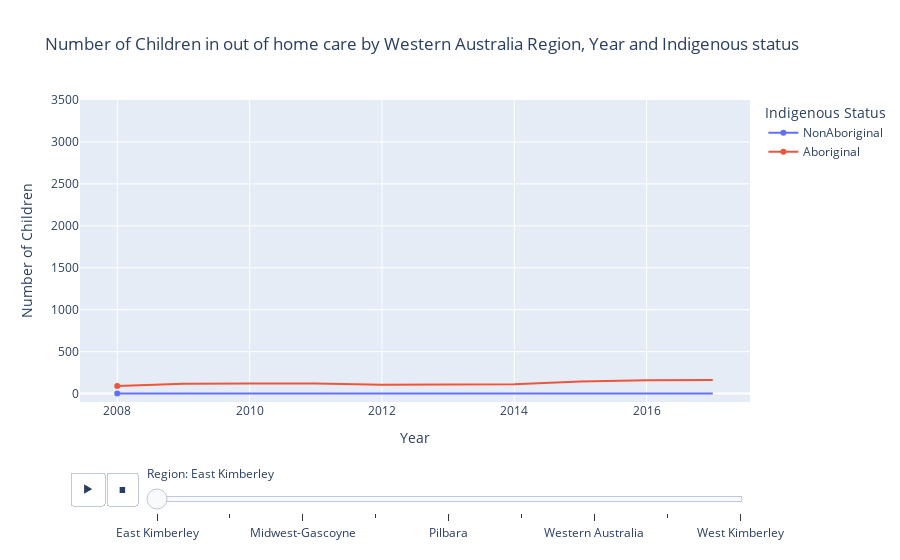

The notebook cell saved with this chart:
### Code cell
fig2 = px.line(data6,y="count", x="year", animation_frame="region", animation_group="region", color="indigenous_status", hover_name="year",hover_data={'year':False, 'region':False}, range_y=[-100,3500],title="Number of Children in out of home care by Western Australia Region, Year and Indigenous status")
fig2.update_layout(
    xaxis_title="Year",
    yaxis_title="Number of Children",
    legend_title="Indigenous Status",
)
fig2.update_traces(mode="markers+lines",hovertemplate='<br><i>In out of home care</i>: %{y}')
sliders = [dict(
    currentvalue={"prefix": "Region: "},
)]

fig2.update_layout(hovermode="x unified",
    sliders=sliders
)
fig2.write_html("noohc_line.html")
fig2

### Figure 1 — Plotly figure (JSON) as saved in the notebook; plotly's stock layout.template omitted (floating-point values rounded to 4 significant figures)
{"data": [{"customdata": [["2008", "East Kimberley"], ["2009", "East Kimberley"], ["2010", "East Kimberley"], ["2011", "East Kimberley"], ["2012", "East Kimberley"], ["2013", "East Kimberley"], ["2014", "East Kimberley"], ["2015", "East Kimberley"], ["2016", "East Kimberley"], ["2017", "East Kimberley"]], "hovertemplate": "<br><i>In out of home care</i>: %{y}", "hovertext": ["2008", "2009", "2010", "2011", "2012", "2013", "2014", "2015", "2016", "2017"], "ids": ["East Kimberley", "East Kimberley", "East Kimberley", "East Kimberley", "East Kimberley", "East Kimberley", "East Kimberley", "East Kimberley", "East Kimberley", "East Kimberley"], "legendgroup": "NonAboriginal", "line": {"color": "#636efa", "dash": "solid"}, "mode": "markers+lines", "name": "NonAboriginal", "orientation": "v", "showlegend": true, "type": "scatter", "x": ["2008", "2009", "2010", "2011", "2012", "2013", "2014", "2015", "2016", "2017"], "xaxis": "x", "y": [0, 0, 0, 3, 0, 2, 0, 0, 0, 0], "yaxis": "y"}, {"customdata": [["2008", "East Kimberley"], ["2009", "East Kimberley"], ["2010", "East Kimberley"], ["2011", "East Kimberley"], ["2012", "East Kimberley"], ["2013", "East Kimberley"], ["2014", "East Kimberley"], ["2015", "East Kimberley"], ["2016", "East Kimberley"], ["2017", "East Kimberley"]], "hovertemplate": "<br><i>In out of home care</i>: %{y}", "hovertext": ["2008", "2009", "2010", "2011", "2012", "2013", "2014", "2015", "2016", "2017"], "ids": ["East Kimberley", "East Kimberley", "East Kimberley", "East Kimberley", "East Kimberley", "East Kimberley", "East Kimberley", "East Kimberley", "East Kimberley", "East Kimberley"], "legendgroup": "Aboriginal", "line": {"color": "#EF553B", "dash": "solid"}, "mode": "markers+lines", "name": "Aboriginal", "orientation": "v", "showlegend": true, "type": "scatter", "x": ["2008", "2009", "2010", "2011", "2012", "2013", "2014", "2015", "2016", "2017"], "xaxis": "x", "y": [91, 119, 122, 122, 107, 105, 112, 144, 158, 163], "yaxis": "y"}], "layout": {"hovermode": "x unified", "legend": {"title": {"text": "Indigenous Status"}, "tracegroupgap": 0}, "sliders": [{"active": 0, "currentvalue": {"prefix": "Region: "}, "len": 0.9, "pad": {"b": 10, "t": 60}, "steps": [{"args": [["East Kimberley"], {"frame": {"duration": 0, "redraw": false}, "fromcurrent": true, "mode": "immediate", "transition": {"duration": 0, "easing": "linear"}}], "label": "East Kimberley", "method": "animate"}, {"args": [["Goldfields-Esperance"], {"frame": {"duration": 0, "redraw": false}, "fromcurrent": true, "mode": "immediate", "transition": {"duration": 0, "easing": "linear"}}], "label": "Goldfields-Esperance", "method": "animate"}, {"args": [["Midwest-Gascoyne"], {"frame": {"duration": 0, "redraw": false}, "fromcurrent": true, "mode": "immediate", "transition": {"duration": 0, "easing": "linear"}}], "label": "Midwest-Gascoyne", "method": "animate"}, {"args": [["Perth"], {"frame": {"duration": 0, "redraw": false}, "fromcurrent": true, "mode": "immediate", "transition": {"duration": 0, "easing": "linear"}}], "label": "Perth", "method": "animate"}, {"args": [["Pilbara"], {"frame": {"duration": 0, "redraw": false}, "fromcurrent": true, "mode": "immediate", "transition": {"duration": 0, "easing": "linear"}}], "label": "Pilbara", "method": "animate"}, {"args": [["Southern"], {"frame": {"duration": 0, "redraw": false}, "fromcurrent": true, "mode": "immediate", "transition": {"duration": 0, "easing": "linear"}}], "label": "Southern", "method": "animate"}, {"args": [["Western Australia"], {"frame": {"duration": 0, "redraw": false}, "fromcurrent": true, "mode": "immediate", "transition": {"duration": 0, "easing": "linear"}}], "label": "Western Australia", "method": "animate"}, {"args": [["Wheatbelt"], {"frame": {"duration": 0, "redraw": false}, "fromcurrent": true, "mode": "immediate", "transition": {"duration": 0, "easing": "linear"}}], "label": "Wheatbelt", "method": "animate"}, {"args": [["West Kimberley"], {"frame": {"duration": 0, "redraw": false}, "fromcurrent": true, "mode": "immediate", "transition": {"duration": 0, "easing": "linear"}}], "label": "West Kimberley", "method": "animate"}], "x": 0.1, "xanchor": "left", "y": 0, "yanchor": "top"}], "title": {"text": "Number of Children in out of home care by Western Australia Region, Year and Indigenous status"}, "updatemenus": [{"buttons": [{"args": [null, {"frame": {"duration": 500, "redraw": false}, "fromcurrent": true, "mode": "immediate", "transition": {"duration": 500, "easing": "linear"}}], "label": "&#9654;", "method": "animate"}, {"args": [[null], {"frame": {"duration": 0, "redraw": false}, "fromcurrent": true, "mode": "immediate", "transition": {"duration": 0, "easing": "linear"}}], "label": "&#9724;", "method": "animate"}], "direction": "left", "pad": {"r": 10, "t": 70}, "showactive": false, "type": "buttons", "x": 0.1, "xanchor": "right", "y": 0, "yanchor": "top"}], "xaxis": {"anchor": "y", "domain": [0, 1], "title": {"text": "Year"}}, "yaxis": {"anchor": "x", "domain": [0, 1], "range": [-100, 3500], "title": {"text": "Number of Children"}}}}
